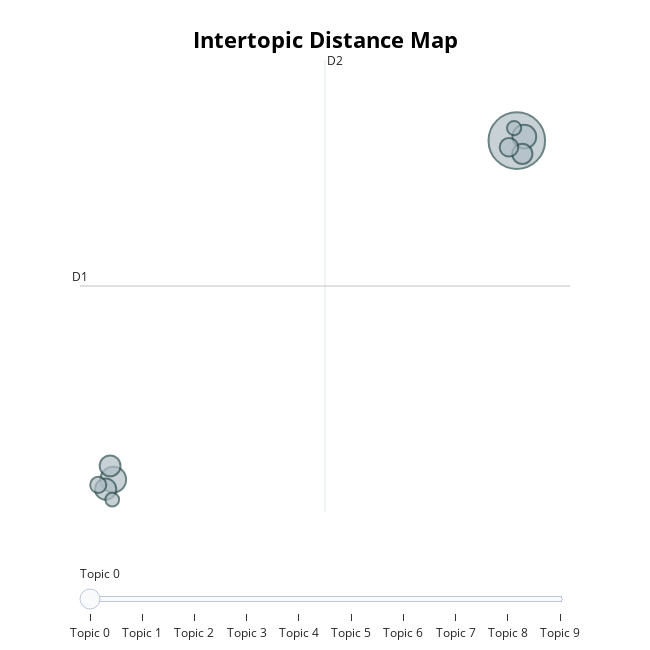

The notebook cell this image was saved under:
### Code cell
topic_model.visualize_topics()

### Figure 1 — Plotly figure (JSON) as saved in the notebook; plotly's stock layout.template omitted (floating-point values rounded to 4 significant figures)
{"data": [{"customdata": [[0, "body | myself | touch | focus | see", 221], [1, "relax | sleep | asleep | calm | fall", 46], [2, "body | light | heavy | outside | see", 39], [3, "want | follow | guy | minute | see", 31], [4, "nice | fine | absolutely | good | fun", 30], [5, "forest | tree | rock | setting | element", 28], [6, "color | pixel | image | change | see", 24], [7, "different | difference | normal | hard | life", 18], [8, "avatar | blink | sync | link | notice", 14], [9, "strange | funny | weird | accept | creepy", 13]], "hovertemplate": "<b>Topic %{customdata[0]}</b><br>%{customdata[1]}<br>Size: %{customdata[2]}", "legendgroup": "", "marker": {"color": "#B0BEC5", "line": {"color": "DarkSlateGrey", "width": 2}, "size": [221, 46, 39, 31, 30, 28, 24, 18, 14, 13], "sizemode": "area", "sizeref": 0.1381, "symbol": "circle"}, "mode": "markers", "name": "", "orientation": "v", "showlegend": false, "type": "scatter", "x": [20.2, -7.25, 20.71, -7.764, -7.463, 20.58, 19.67, -8.27, 20.02, -7.317], "xaxis": "x", "y": [19.01, 4.422, 19.19, 4.009, 5.011, 18.44, 18.73, 4.192, 19.55, 3.559], "yaxis": "y"}], "layout": {"annotations": [{"showarrow": false, "text": "D1", "x": -9.51, "y": 12.75, "yshift": 10}, {"showarrow": false, "text": "D2", "x": 7.154, "xshift": 10, "y": 22.48}], "height": 650, "hoverlabel": {"bgcolor": "white", "font": {"family": "Rockwell", "size": 16}}, "legend": {"itemsizing": "constant", "tracegroupgap": 0}, "margin": {"t": 60}, "shapes": [{"line": {"color": "#CFD8DC", "width": 2}, "type": "line", "x0": 7.154, "x1": 7.154, "y0": 3.025, "y1": 22.48}, {"line": {"color": "#9E9E9E", "width": 2}, "type": "line", "x0": -9.51, "x1": 23.82, "y0": 12.75, "y1": 12.75}], "sliders": [{"active": 0, "pad": {"t": 50}, "steps": [{"args": [{"marker.color": [["red", "#B0BEC5", "#B0BEC5", "#B0BEC5", "#B0BEC5", "#B0BEC5", "#B0BEC5", "#B0BEC5", "#B0BEC5", "#B0BEC5"]]}], "label": "Topic 0", "method": "update"}, {"args": [{"marker.color": [["#B0BEC5", "red", "#B0BEC5", "#B0BEC5", "#B0BEC5", "#B0BEC5", "#B0BEC5", "#B0BEC5", "#B0BEC5", "#B0BEC5"]]}], "label": "Topic 1", "method": "update"}, {"args": [{"marker.color": [["#B0BEC5", "#B0BEC5", "red", "#B0BEC5", "#B0BEC5", "#B0BEC5", "#B0BEC5", "#B0BEC5", "#B0BEC5", "#B0BEC5"]]}], "label": "Topic 2", "method": "update"}, {"args": [{"marker.color": [["#B0BEC5", "#B0BEC5", "#B0BEC5", "red", "#B0BEC5", "#B0BEC5", "#B0BEC5", "#B0BEC5", "#B0BEC5", "#B0BEC5"]]}], "label": "Topic 3", "method": "update"}, {"args": [{"marker.color": [["#B0BEC5", "#B0BEC5", "#B0BEC5", "#B0BEC5", "red", "#B0BEC5", "#B0BEC5", "#B0BEC5", "#B0BEC5", "#B0BEC5"]]}], "label": "Topic 4", "method": "update"}, {"args": [{"marker.color": [["#B0BEC5", "#B0BEC5", "#B0BEC5", "#B0BEC5", "#B0BEC5", "red", "#B0BEC5", "#B0BEC5", "#B0BEC5", "#B0BEC5"]]}], "label": "Topic 5", "method": "update"}, {"args": [{"marker.color": [["#B0BEC5", "#B0BEC5", "#B0BEC5", "#B0BEC5", "#B0BEC5", "#B0BEC5", "red", "#B0BEC5", "#B0BEC5", "#B0BEC5"]]}], "label": "Topic 6", "method": "update"}, {"args": [{"marker.color": [["#B0BEC5", "#B0BEC5", "#B0BEC5", "#B0BEC5", "#B0BEC5", "#B0BEC5", "#B0BEC5", "red", "#B0BEC5", "#B0BEC5"]]}], "label": "Topic 7", "method": "update"}, {"args": [{"marker.color": [["#B0BEC5", "#B0BEC5", "#B0BEC5", "#B0BEC5", "#B0BEC5", "#B0BEC5", "#B0BEC5", "#B0BEC5", "red", "#B0BEC5"]]}], "label": "Topic 8", "method": "update"}, {"args": [{"marker.color": [["#B0BEC5", "#B0BEC5", "#B0BEC5", "#B0BEC5", "#B0BEC5", "#B0BEC5", "#B0BEC5", "#B0BEC5", "#B0BEC5", "red"]]}], "label": "Topic 9", "method": "update"}]}], "title": {"font": {"color": "Black", "size": 22}, "text": "<b>Intertopic Distance Map</b>", "x": 0.5, "xanchor": "center", "y": 0.95, "yanchor": "top"}, "width": 650, "xaxis": {"anchor": "y", "domain": [0, 1], "range": [-9.51, 23.82], "title": {"text": ""}, "visible": false}, "yaxis": {"anchor": "x", "domain": [0, 1], "range": [3.025, 22.48], "title": {"text": ""}, "visible": false}}}
